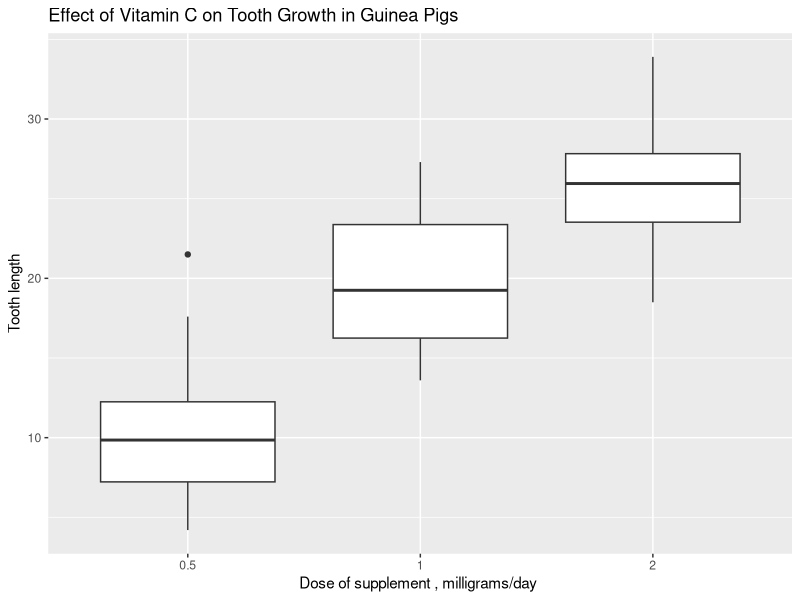
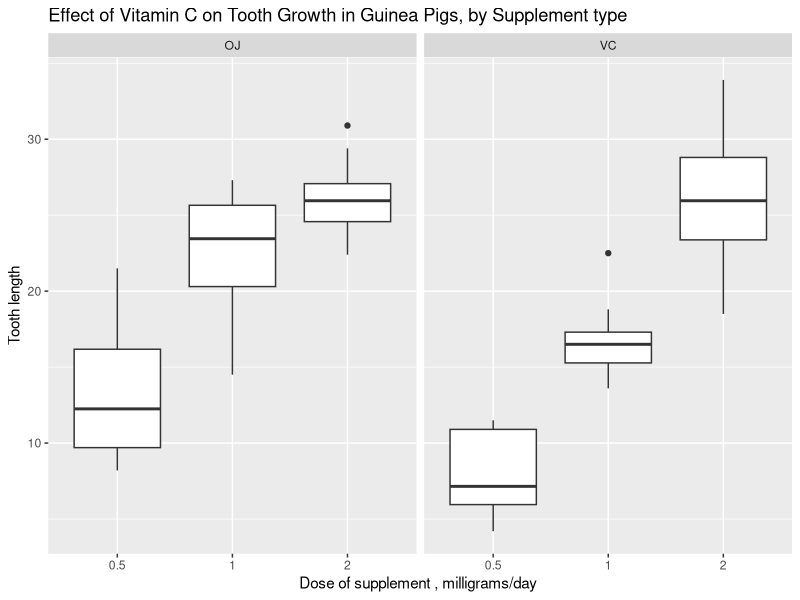

Recreate these plots in R, in order.
## ---- chunk 1
library(tidyverse)
## ---- chunk 2
dataset <- as_tibble(ToothGrowth)
head(dataset, 3)
tail(dataset, 3)
str(dataset)
## ---- chunk 3
dataset_f <- mutate(dataset, dose = as.factor(dose))
table(dataset_f$supp, dataset_f$dose)
g <- ggplot(data = dataset_f) +
    geom_boxplot(mapping = aes(x = dose, y = len)) +
    labs(x = "Dose of supplement , milligrams/day ", y = "Tooth length", 
         title = "Effect of Vitamin C on Tooth Growth in Guinea Pigs")
g
g + facet_wrap(~ supp) +
    labs(title = "Effect of Vitamin C on Tooth Growth in Guinea Pigs, by Supplement type")
